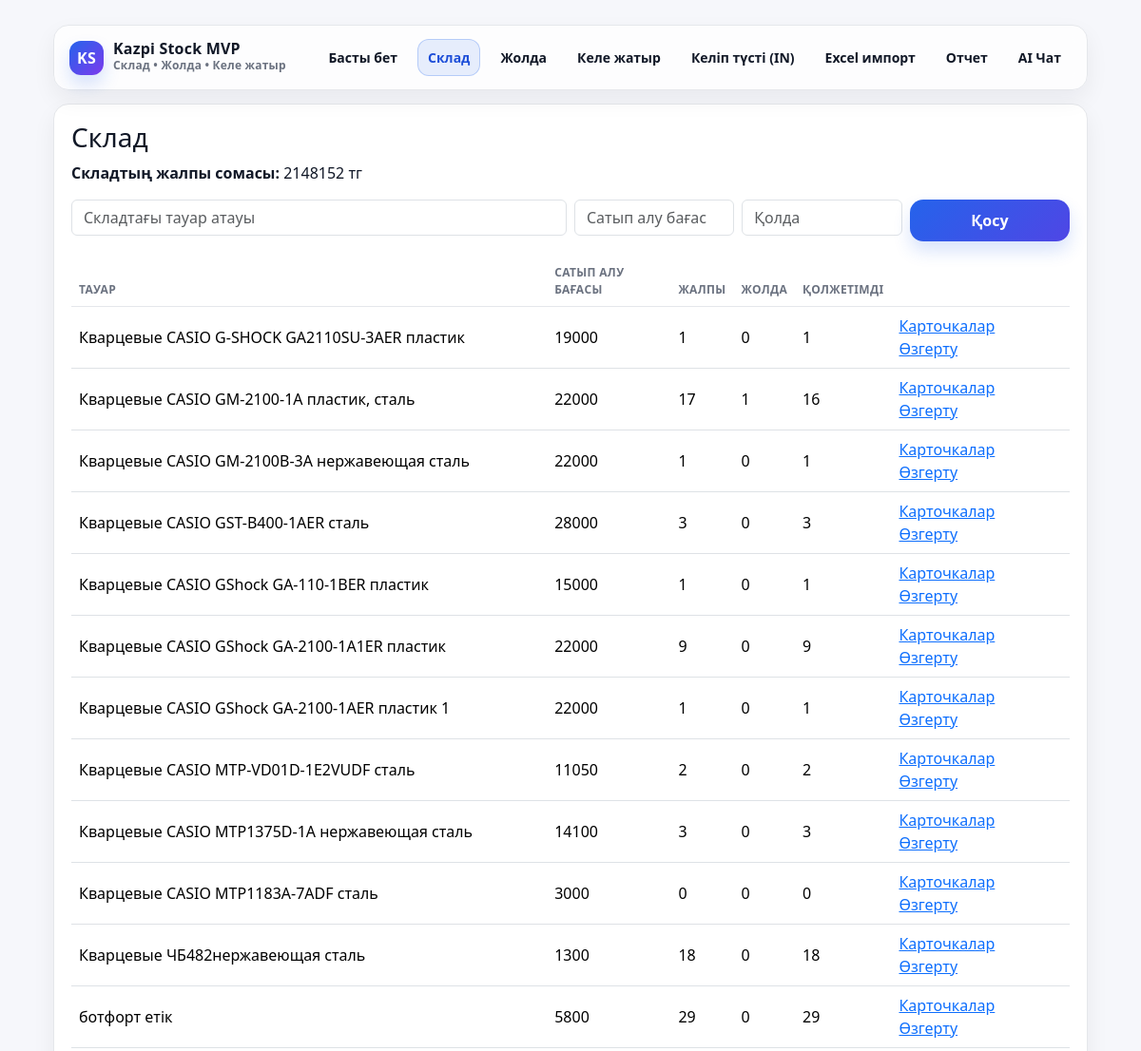
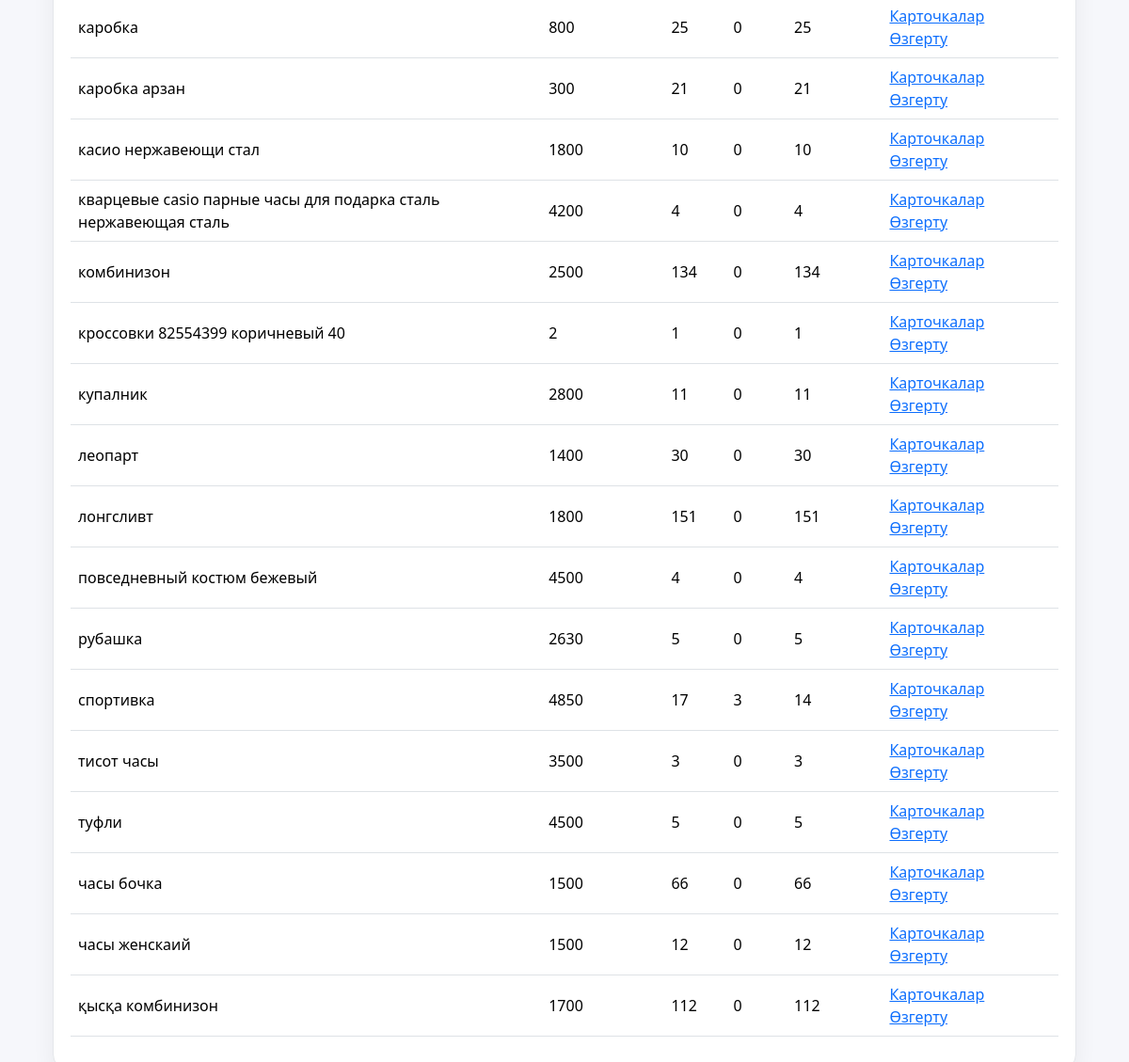
Page /products on the committed database (2 pictures, top to bottom).
### models.py (models this page shows)
class Product(db.Model):
    __tablename__ = "products"
    id = db.Column(db.Integer, primary_key=True)
    name = db.Column(db.String(255), nullable=False, unique=True)
    purchase_price = db.Column(db.Integer, nullable=False, default=0)
    stock_qty = db.Column(db.Integer, nullable=False, default=0)
    reserved_qty = db.Column(db.Integer, nullable=False, default=0)
    onway_qty = db.Column(db.Integer, nullable=False, default=0)
    @property
    def available_qty(self) -> int:
        try:
            return int(self.stock_qty or 0) - int(self.reserved_qty or 0) - int(self.onway_qty or 0)
        except Exception:
            return 0

### app.py (the view, shortened to what this page needs)
@app.route("/products", methods=["GET", "POST"])
def products():
    products_list = Product.query.order_by(Product.name.asc()).all()
    total_value = 0
    for p in products_list:
        stock_qty = int(p.stock_qty or 0)
        onway_qty = int(getattr(p, "onway_qty", 0) or 0)
        available = max(0, stock_qty - onway_qty)
        total_value += available * int(p.purchase_price or 0)
    return render_template("products.html", products=products_list, total_value=total_value)

### templates/products.html
{% extends "base.html" %}
{% block content %}
<h3>Склад</h3>
<div class="mb-3">
  <strong>Складтың жалпы сомасы:</strong> {{ total_value }} тг
</div>
<form method="post" class="row g-2 mb-3">
  <div class="col-md-6">
    <input class="form-control" name="name" placeholder="Складтағы тауар атауы" required>
  </div>
  <div class="col-md-2">
    <input class="form-control" name="purchase_price" type="number" min="1" placeholder="Сатып алу бағасы" required>
  </div>
  <div class="col-md-2">
    <input class="form-control" name="stock_qty" type="number" min="0" placeholder="Қолда" required>
  </div>
  <div class="col-md-2">
    <button class="btn btn-primary w-100">Қосу</button>
  </div>
</form>
<table class="table">
  <thead>
    <tr>
      <th>Тауар</th>
      <th>Сатып алу бағасы</th>
      <th>Жалпы</th>
      <th>Жолда</th>
      <th>Қолжетімді</th>
      <th></th>
    </tr>
  </thead>
  <tbody>
    {% for p in products %}
      <tr>
        <td>{{ p.name }}</td>
        <td>{{ p.purchase_price }}</td>
        <td>{{ p.stock_qty }}</td>
        <td>{{ p.onway_qty }}</td>
        <td>{{ p.available_qty }}</td>
        <td>
          <a class="me-3" href="{{ url_for('product_detail', product_id=p.id) }}">Карточкалар</a>
          <a href="{{ url_for('product_edit', product_id=p.id) }}">Өзгерту</a>
        </td>
      </tr>
    {% endfor %}
  </tbody>
</table>
{% endblock %}

### templates/base.html (style rules this page uses)
:root { --bg: #f6f7fb; --card: #ffffff; --text: #111827; --muted: #6b7280; --line: #e5e7eb; --brand: #2563eb; --brand2:#1d4ed8; --shadow: 0 10px 25px rgba(17,24,39,.06); --radius: 16px; }
body { background: var(--bg); color: var(--text); }
.table { --bs-table-bg: transparent; }
.table thead th { font-size: 12px; letter-spacing: .35px; text-transform: uppercase; color: var(--muted); border-bottom: 1px solid var(--line); }
.table tbody td { border-top: 1px solid rgba(229,231,235,.7); vertical-align: middle; }
.btn-primary { background: linear-gradient(135deg, var(--brand), #4f46e5); border: none; box-shadow: 0 10px 18px rgba(37,99,235,.18); border-radius: 14px; font-weight: 700; padding: 10px 14px; }

### rows in the picture
Product: name "Кварцевые CASIO G-SHOCK GA2110SU-3AER пластик", purchase_price "19000", stock_qty "1", onway_qty "0", available_qty "1"
Product: name "Кварцевые CASIO GM-2100-1A пластик, сталь", purchase_price "22000", stock_qty "17", onway_qty "1", available_qty "16"
Product: name "Кварцевые CASIO GM-2100B-3A нержавеющая сталь", purchase_price "22000", stock_qty "1", onway_qty "0", available_qty "1"
Product: name "Кварцевые CASIO GST-B400-1AER сталь", purchase_price "28000", stock_qty "3", onway_qty "0", available_qty "3"
Product: name "Кварцевые CASIO GShock GA-110-1BER пластик", purchase_price "15000", stock_qty "1", onway_qty "0", available_qty "1"
Product: name "Кварцевые CASIO GShock GA-2100-1A1ER пластик", purchase_price "22000", stock_qty "9", onway_qty "0", available_qty "9"
Product: name "Кварцевые CASIO GShock GA-2100-1AER пластик 1", purchase_price "22000", stock_qty "1", onway_qty "0", available_qty "1"
Product: name "Кварцевые CASIO MTP-VD01D-1E2VUDF сталь", purchase_price "11050", stock_qty "2", onway_qty "0", available_qty "2"
Product: name "Кварцевые CASIO MTP1375D-1A нержавеющая сталь", purchase_price "14100", stock_qty "3", onway_qty "0", available_qty "3"
Product: name "Кварцевые CASIO МТР1183A-7ADF сталь", purchase_price "3000", stock_qty "0", onway_qty "0", available_qty "0"
Product: name "Кварцевые ЧБ482нержавеющая сталь", purchase_price "1300", stock_qty "18", onway_qty "0", available_qty "18"
Product: name "ботфорт етік", purchase_price "5800", stock_qty "29", onway_qty "0", available_qty "29"
Product: name "каробка", purchase_price "800", stock_qty "25", onway_qty "0", available_qty "25"
Product: name "каробка арзан", purchase_price "300", stock_qty "21", onway_qty "0", available_qty "21"
Product: name "касио нержавеющи стал", purchase_price "1800", stock_qty "10", onway_qty "0", available_qty "10"
Product: name "кварцевые casio парные часы для подарка сталь нержавеющая сталь", purchase_price "4200", stock_qty "4", onway_qty "0", available_qty "4"
Product: name "комбинизон", purchase_price "2500", stock_qty "134", onway_qty "0", available_qty "134"
Product: name "кроссовки 82554399 коричневый 40", purchase_price "2", stock_qty "1", onway_qty "0", available_qty "1"
Product: name "купалник", purchase_price "2800", stock_qty "11", onway_qty "0", available_qty "11"
Product: name "леопарт", purchase_price "1400", stock_qty "30", onway_qty "0", available_qty "30"
Product: name "лонгсливт", purchase_price "1800", stock_qty "151", onway_qty "0", available_qty "151"
Product: name "повседневный костюм бежевый", purchase_price "4500", stock_qty "4", onway_qty "0", available_qty "4"
Product: name "рубашка", purchase_price "2630", stock_qty "5", onway_qty "0", available_qty "5"
Product: name "спортивка", purchase_price "4850", stock_qty "17", onway_qty "3", available_qty "14"
Product: name "тисот часы", purchase_price "3500", stock_qty "3", onway_qty "0", available_qty "3"
Product: name "туфли", purchase_price "4500", stock_qty "5", onway_qty "0", available_qty "5"
Product: name "часы бочка", purchase_price "1500", stock_qty "66", onway_qty "0", available_qty "66"
Product: name "часы женскаий", purchase_price "1500", stock_qty "12", onway_qty "0", available_qty "12"
Product: name "қысқа комбинизон", purchase_price "1700", stock_qty "112", onway_qty "0", available_qty "112"

### other values in the picture
{{ total_value }} "2148152"
